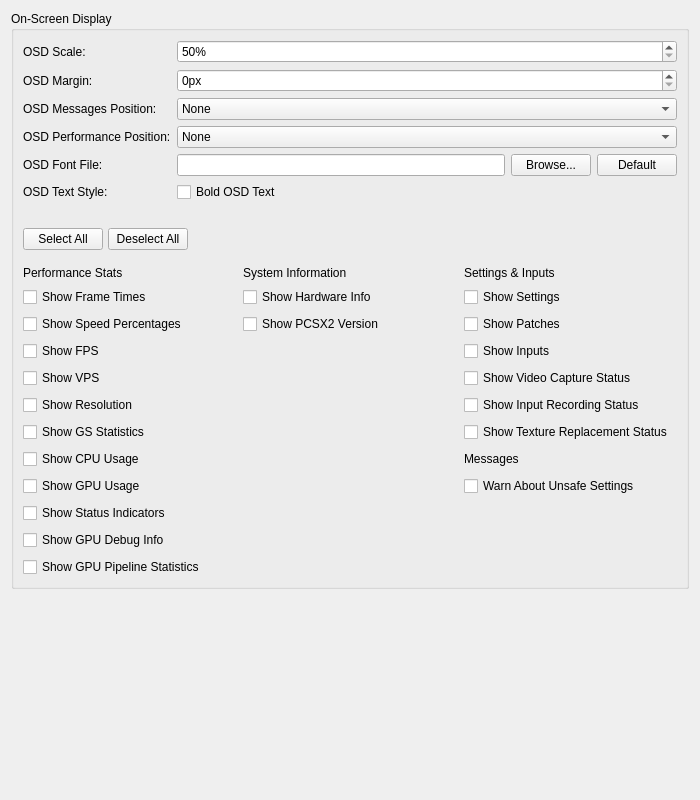
<?xml version="1.0" encoding="UTF-8"?>
<ui version="4.0">
 <class>OSDSettingsWidget</class>
 <widget class="QWidget" name="OSDSettingsWidget">
  <property name="geometry">
   <rect>
    <x>0</x>
    <y>0</y>
    <width>700</width>
    <height>800</height>
   </rect>
  </property>
  <property name="windowTitle">
   <string/>
  </property>
  <layout class="QVBoxLayout" name="verticalLayout">
   <item>
    <widget class="QGroupBox" name="layout">
     <property name="title">
      <string>On-Screen Display</string>
     </property>
     <layout class="QGridLayout" name="gridLayout">
      <item row="0" column="0">
       <widget class="QLabel" name="scaleLabel">
        <property name="text">
         <string>OSD Scale:</string>
        </property>
        <property name="buddy">
         <cstring>scale</cstring>
        </property>
       </widget>
      </item>
      <item row="0" column="1">
       <widget class="QSpinBox" name="scale">
        <property name="sizePolicy">
         <sizepolicy hsizetype="MinimumExpanding" vsizetype="Fixed">
          <horstretch>0</horstretch>
          <verstretch>0</verstretch>
         </sizepolicy>
        </property>
        <property name="suffix">
         <string>%</string>
        </property>
        <property name="minimum">
         <number>50</number>
        </property>
        <property name="maximum">
         <number>500</number>
        </property>
       </widget>
      </item>
      <item row="1" column="0">
       <widget class="QLabel" name="marginLabel">
        <property name="text">
         <string>OSD Margin:</string>
        </property>
        <property name="buddy">
         <cstring>margin</cstring>
        </property>
       </widget>
      </item>
      <item row="1" column="1">
       <widget class="QSpinBox" name="margin">
        <property name="sizePolicy">
         <sizepolicy hsizetype="MinimumExpanding" vsizetype="Fixed">
          <horstretch>0</horstretch>
          <verstretch>0</verstretch>
         </sizepolicy>
        </property>
        <property name="suffix">
         <string>px</string>
        </property>
        <property name="minimum">
         <number>0</number>
        </property>
        <property name="maximum">
         <number>100</number>
        </property>
       </widget>
      </item>
      <item row="2" column="0">
       <widget class="QLabel" name="messagesPosLabel">
        <property name="text">
         <string>OSD Messages Position:</string>
        </property>
        <property name="buddy">
         <cstring>messagesPos</cstring>
        </property>
       </widget>
      </item>
      <item row="2" column="1">
       <widget class="QComboBox" name="messagesPos">
        <item>
         <property name="text">
          <string>None</string>
         </property>
        </item>
        <item>
         <property name="text">
          <string>Top Left (Default)</string>
         </property>
        </item>
        <item>
         <property name="text">
          <string>Top Center</string>
         </property>
        </item>
        <item>
         <property name="text">
          <string>Top Right</string>
         </property>
        </item>
        <item>
         <property name="text">
          <string>Center Left</string>
         </property>
        </item>
        <item>
         <property name="text">
          <string>Center</string>
         </property>
        </item>
        <item>
         <property name="text">
          <string>Center Right</string>
         </property>
        </item>
        <item>
         <property name="text">
          <string>Bottom Left</string>
         </property>
        </item>
        <item>
         <property name="text">
          <string>Bottom Center</string>
         </property>
        </item>
        <item>
         <property name="text">
          <string>Bottom Right</string>
         </property>
        </item>
       </widget>
      </item>
      <item row="3" column="0">
       <widget class="QLabel" name="performancePosLabel">
        <property name="text">
         <string>OSD Performance Position:</string>
        </property>
        <property name="buddy">
         <cstring>performancePos</cstring>
        </property>
       </widget>
      </item>
      <item row="3" column="1">
       <widget class="QComboBox" name="performancePos">
        <item>
         <property name="text">
          <string>None</string>
         </property>
        </item>
        <item>
         <property name="text">
          <string>Top Left</string>
         </property>
        </item>
        <item>
         <property name="text">
          <string>Top Center</string>
         </property>
        </item>
        <item>
         <property name="text">
          <string>Top Right (Default)</string>
         </property>
        </item>
        <item>
         <property name="text">
          <string>Center Left</string>
         </property>
        </item>
        <item>
         <property name="text">
          <string>Center</string>
         </property>
        </item>
        <item>
         <property name="text">
          <string>Center Right</string>
         </property>
        </item>
        <item>
         <property name="text">
          <string>Bottom Left</string>
         </property>
        </item>
        <item>
         <property name="text">
          <string>Bottom Center</string>
         </property>
        </item>
        <item>
         <property name="text">
          <string>Bottom Right</string>
         </property>
        </item>
       </widget>
      </item>
      <item row="4" column="0">
       <widget class="QLabel" name="osdFontPathLabel">
        <property name="text">
         <string>OSD Font File:</string>
        </property>
        <property name="buddy">
         <cstring>osdFontPath</cstring>
        </property>
       </widget>
      </item>
      <item row="4" column="1">
       <layout class="QHBoxLayout" name="osdFontPathLayout">
        <item>
         <widget class="QLineEdit" name="osdFontPath">
          <property name="readOnly">
           <bool>true</bool>
          </property>
         </widget>
        </item>
        <item>
         <widget class="QPushButton" name="browseOsdFontPath">
          <property name="text">
           <string>Browse...</string>
          </property>
         </widget>
        </item>
        <item>
         <widget class="QPushButton" name="clearOsdFontPath">
          <property name="text">
           <string>Default</string>
          </property>
         </widget>
        </item>
       </layout>
      </item>
      <item row="5" column="0">
       <widget class="QLabel" name="boldTextLabel">
        <property name="text">
         <string>OSD Text Style:</string>
        </property>
        <property name="buddy">
         <cstring>boldText</cstring>
        </property>
       </widget>
      </item>
      <item row="5" column="1">
       <widget class="QCheckBox" name="boldText">
        <property name="text">
         <string>Bold OSD Text</string>
        </property>
       </widget>
      </item>
      <item row="7" column="0" colspan="2">
       <spacer name="checkboxSpacer">
        <property name="orientation">
         <enum>Qt::Orientation::Vertical</enum>
        </property>
        <property name="sizeType">
         <enum>QSizePolicy::Policy::Fixed</enum>
        </property>
        <property name="sizeHint" stdset="0">
         <size>
          <width>20</width>
          <height>20</height>
         </size>
        </property>
       </spacer>
      </item>
      <item row="8" column="0" colspan="2">
       <layout class="QHBoxLayout" name="selectButtonsLayout">
        <property name="spacing">
         <number>5</number>
        </property>
        <item>
         <widget class="QPushButton" name="selectAllButton">
          <property name="sizePolicy">
           <sizepolicy hsizetype="Minimum" vsizetype="Fixed">
            <horstretch>0</horstretch>
            <verstretch>0</verstretch>
           </sizepolicy>
          </property>
          <property name="text">
           <string>Select All</string>
          </property>
         </widget>
        </item>
        <item>
         <widget class="QPushButton" name="deselectAllButton">
          <property name="sizePolicy">
           <sizepolicy hsizetype="Minimum" vsizetype="Fixed">
            <horstretch>0</horstretch>
            <verstretch>0</verstretch>
           </sizepolicy>
          </property>
          <property name="text">
           <string>Deselect All</string>
          </property>
         </widget>
        </item>
        <item>
         <spacer name="horizontalSpacer">
          <property name="orientation">
           <enum>Qt::Orientation::Horizontal</enum>
          </property>
          <property name="sizeHint" stdset="0">
           <size>
            <width>40</width>
            <height>20</height>
           </size>
          </property>
         </spacer>
        </item>
       </layout>
      </item>
      <item row="9" column="0" colspan="2">
       <layout class="QGridLayout" name="optionLayout" rowstretch="0,0,0,0,0,0,0,0,0,0,0">
        <property name="sizeConstraint">
         <enum>QLayout::SizeConstraint::SetDefaultConstraint</enum>
        </property>
        <property name="topMargin">
         <number>10</number>
        </property>
        <property name="spacing">
         <number>7</number>
        </property>
        <item row="8" column="0">
         <widget class="QCheckBox" name="showUsageGPU">
          <property name="text">
           <string>Show GPU Usage</string>
          </property>
         </widget>
        </item>
        <item row="1" column="0">
         <widget class="QCheckBox" name="showFrameTimes">
          <property name="text">
           <string>Show Frame Times</string>
          </property>
         </widget>
        </item>
        <item row="7" column="2">
         <widget class="QLabel" name="warningLabel">
          <property name="text">
           <string>Messages</string>
          </property>
         </widget>
        </item>
        <item row="0" column="0">
         <widget class="QLabel" name="Column0_PerformanceAndStats">
          <property name="text">
           <string>Performance Stats</string>
          </property>
         </widget>
        </item>
        <item row="1" column="1">
         <widget class="QCheckBox" name="showHardwareInfo">
          <property name="text">
           <string>Show Hardware Info</string>
          </property>
         </widget>
        </item>
        <item row="2" column="1">
         <widget class="QCheckBox" name="showVersion">
          <property name="text">
           <string>Show PCSX2 Version</string>
          </property>
         </widget>
        </item>
        <item row="2" column="2">
         <widget class="QCheckBox" name="showPatches">
          <property name="text">
           <string>Show Patches</string>
          </property>
         </widget>
        </item>
        <item row="5" column="0">
         <widget class="QCheckBox" name="showResolution">
          <property name="text">
           <string>Show Resolution</string>
          </property>
         </widget>
        </item>
        <item row="7" column="0">
         <widget class="QCheckBox" name="showUsageCPU">
          <property name="text">
           <string>Show CPU Usage</string>
          </property>
         </widget>
        </item>
        <item row="3" column="2">
         <widget class="QCheckBox" name="showInputs">
          <property name="text">
           <string>Show Inputs</string>
          </property>
         </widget>
        </item>
        <item row="4" column="2">
         <widget class="QCheckBox" name="showVideoCapture">
          <property name="text">
           <string>Show Video Capture Status</string>
          </property>
         </widget>
        </item>
        <item row="5" column="2">
         <widget class="QCheckBox" name="showInputRec">
          <property name="text">
           <string>Show Input Recording Status</string>
          </property>
         </widget>
        </item>
        <item row="6" column="2">
         <widget class="QCheckBox" name="showTextureReplacements">
          <property name="text">
           <string>Show Texture Replacement Status</string>
          </property>
         </widget>
        </item>
        <item row="6" column="0">
         <widget class="QCheckBox" name="showGSStats">
          <property name="text">
           <string>Show GS Statistics</string>
          </property>
         </widget>
        </item>
        <item row="9" column="0">
         <widget class="QCheckBox" name="showStatusIndicators">
          <property name="text">
           <string>Show Status Indicators</string>
          </property>
         </widget>
        </item>
        <item row="8" column="2">
         <widget class="QCheckBox" name="warnAboutUnsafeSettings">
          <property name="text">
           <string>Warn About Unsafe Settings</string>
          </property>
         </widget>
        </item>
        <item row="3" column="0">
         <widget class="QCheckBox" name="showFPS">
          <property name="text">
           <string>Show FPS</string>
          </property>
         </widget>
        </item>
        <item row="0" column="1">
         <widget class="QLabel" name="Column1_SystemInformation">
          <property name="text">
           <string>System Information</string>
          </property>
         </widget>
        </item>
        <item row="2" column="0">
         <widget class="QCheckBox" name="showSpeedPercentages">
          <property name="text">
           <string>Show Speed Percentages</string>
          </property>
         </widget>
        </item>
        <item row="1" column="2">
         <widget class="QCheckBox" name="showSettings">
          <property name="text">
           <string>Show Settings</string>
          </property>
         </widget>
        </item>
        <item row="4" column="0">
         <widget class="QCheckBox" name="showVPS">
          <property name="text">
           <string>Show VPS</string>
          </property>
         </widget>
        </item>
        <item row="0" column="2">
         <widget class="QLabel" name="Column2_SettingsAndInputs">
          <property name="text">
           <string>Settings &amp; Inputs</string>
          </property>
         </widget>
        </item>
        <item row="10" column="0">
         <widget class="QCheckBox" name="showDebugGPU">
          <property name="text">
           <string>Show GPU Debug Info</string>
          </property>
         </widget>
        </item>
        <item row="11" column="0">
         <widget class="QCheckBox" name="showStatsGPU">
          <property name="text">
           <string>Show GPU Pipeline Statistics</string>
          </property>
         </widget>
        </item>
       </layout>
      </item>
     </layout>
    </widget>
   </item>
   <item>
    <spacer name="verticalSpacer">
     <property name="orientation">
      <enum>Qt::Orientation::Vertical</enum>
     </property>
     <property name="sizeHint" stdset="0">
      <size>
       <width>20</width>
       <height>0</height>
      </size>
     </property>
    </spacer>
   </item>
  </layout>
 </widget>
 <tabstops>
  <tabstop>scale</tabstop>
  <tabstop>margin</tabstop>
  <tabstop>messagesPos</tabstop>
  <tabstop>performancePos</tabstop>
  <tabstop>boldText</tabstop>
  <tabstop>osdFontPath</tabstop>
  <tabstop>browseOsdFontPath</tabstop>
  <tabstop>clearOsdFontPath</tabstop>
  <tabstop>selectAllButton</tabstop>
  <tabstop>deselectAllButton</tabstop>
  <tabstop>showSpeedPercentages</tabstop>
  <tabstop>showFPS</tabstop>
  <tabstop>showVPS</tabstop>
  <tabstop>showResolution</tabstop>
  <tabstop>showGSStats</tabstop>
  <tabstop>showUsageCPU</tabstop>
  <tabstop>showUsageGPU</tabstop>
  <tabstop>showStatsGPU</tabstop>
  <tabstop>showStatusIndicators</tabstop>
  <tabstop>showFrameTimes</tabstop>
 </tabstops>
 <resources/>
 <connections/>
</ui>
